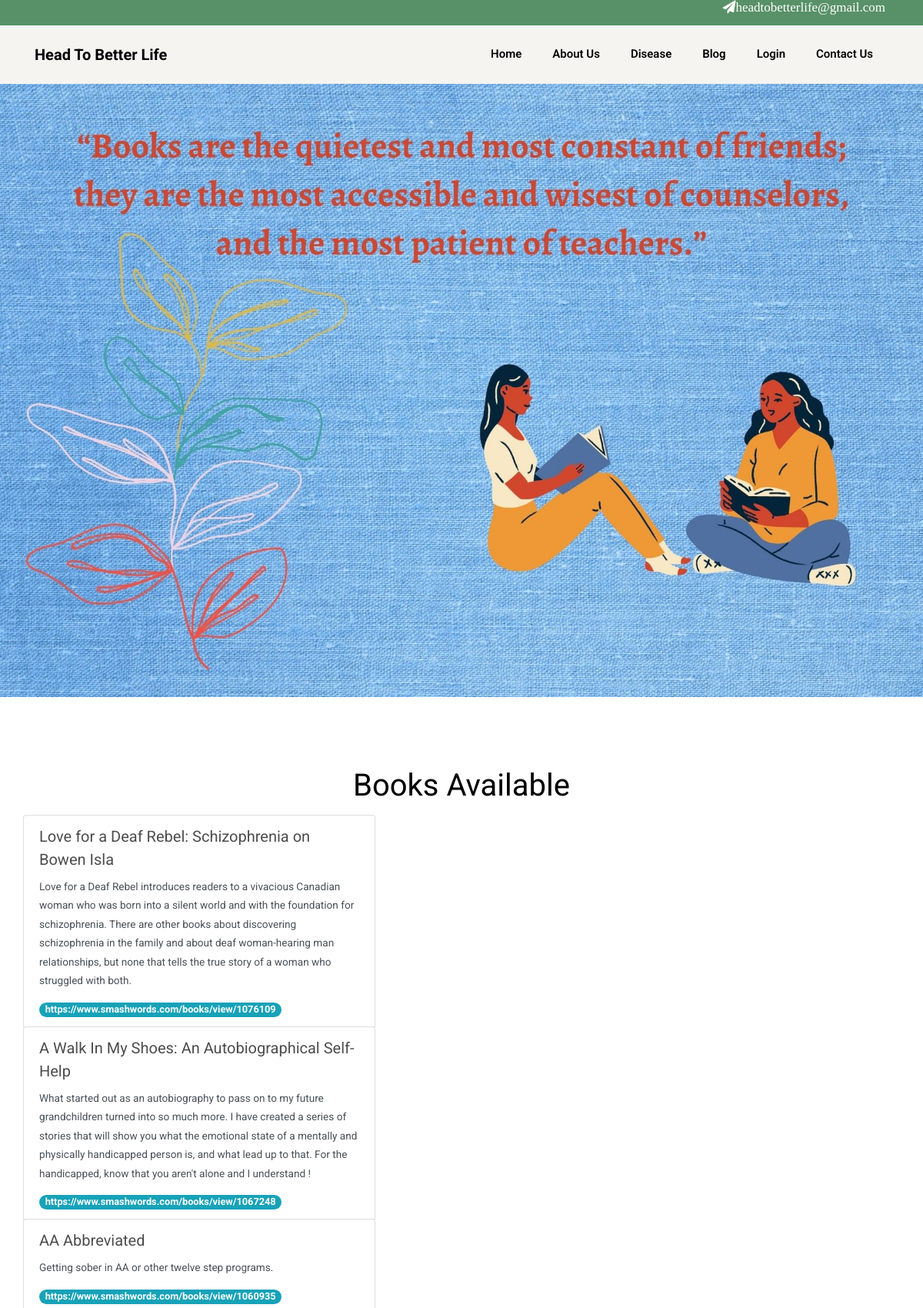
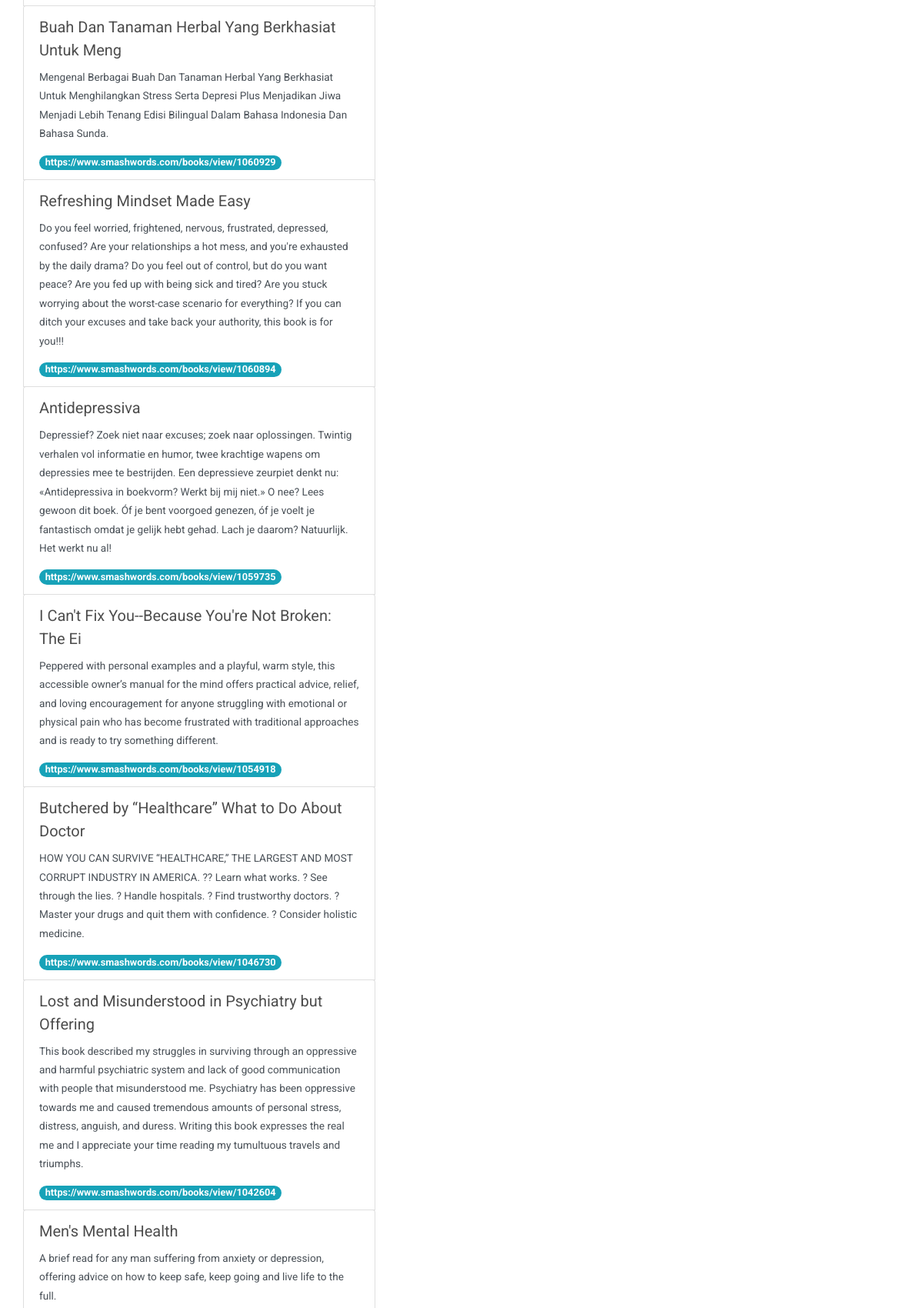
Screenshot of /book.php (upper part) with the database file from the repository (2 pictures, top to bottom).
### tables this page shows
CREATE TABLE `books` (
  `S.NO.` int(200) NOT NULL,
  `BOOK_NAME` varchar(50) NOT NULL,
  `ABSTRACT` varchar(500) NOT NULL,
  `URL` varchar(100) NOT NULL
);

### book.php (the view, shortened to what this page needs)
<?php  session_start();
if(isset($_SESSION['username']) && !empty($_SESSION['username']))
{
    include './partials/_usernav.php';
}
else
{
    include './partials/_header.php' ;
}
?>
<!DOCTYPE html>
<html lang="en">
<head>
    <link rel="stylesheet" href="https://stackpath.bootstrapcdn.com/font-awesome/4.7.0/css/font-awesome.min.css">
    <link rel="stylesheet" href="css/animate.css">
    <link rel="stylesheet" href="css/owl.carousel.min.css">
    <link rel="stylesheet" href="css/owl.theme.default.min.css">
    <link rel="stylesheet" href="css/magnific-popup.css">
    <link rel="stylesheet" href="css/flaticon.css">
    <link rel="stylesheet" href="css/style.css">
</head>
<?php
    $server="localhost";
    $username="root";
    $password="";
    $database="headtobetterlife";
    $con= mysqli_connect($server,$username,$password,$database);
    $sql="select * from Books";
    $query= mysqli_query($con, $sql);
    ?>
<body>
<div class="hero-wrap " style="background-image: url('images/book.jpg');" data-stellar-background-ratio="0.5">
</div>
<div class="container" style="padding: 2rem 0rem; right: margin 10%;">
    <h1 style="text-align:center;color:black">Books Available</h1>
    <div class="row justify-content-between">
        <div class=" col-12 col-sm-8 col-lg-5 ">
        <?php
while($row = mysqli_fetch_array($query))
{
    $name = $row['BOOK_NAME'];
    $abst = $row['ABSTRACT'];
    $url = $row['URL'];
    ?>
  <div class="list-group">
  <a href="<?php echo $url; ?> " class="list-group-item list-group-item-action d-flex justify-content-between align-items-center">
      <div class="flex-column">
   <h5>  <?php echo $name; ?>  </h5>
          <p><small><?php echo $abst; ?> </small></p>
          <span class="badge badge-info badge-pill"><?php echo $url; ?></span>
      </div>
  </a>
                <?php
} ?>
        </div>
        </div>
        </div>
    </div>
</body>
</html>

### rows the page displays
books: BOOK_NAME "Love for a Deaf Rebel: Schizophrenia on Bowen Isla", ABSTRACT "Love for a Deaf Rebel introduces readers to a vivacious Canadian woman who was born into a silent world and with the foundation for schizophrenia. There are other books about discovering schizophrenia in the family and about deaf woman-hearing man relationships, but none that tells the true story of a woman who struggled with both.", URL "https://www.smashwords.com/books/view/1076109"
books: BOOK_NAME "A Walk In My Shoes: An Autobiographical Self-Help", ABSTRACT "What started out as an autobiography to pass on to my future grandchildren turned into so much more. I have created a series of stories that will show you what the emotional state of a mentally and physically handicapped person is, and what lead up to that. For the handicapped, know that you aren't alone and I understand !", URL "https://www.smashwords.com/books/view/1067248"
books: BOOK_NAME "AA Abbreviated", ABSTRACT "Getting sober in AA or other twelve step programs.", URL "https://www.smashwords.com/books/view/1060935"
books: BOOK_NAME "Buah Dan Tanaman Herbal Yang Berkhasiat Untuk Meng", ABSTRACT "Mengenal Berbagai Buah Dan Tanaman Herbal Yang Berkhasiat Untuk Menghilangkan Stress Serta Depresi Plus Menjadikan Jiwa Menjadi Lebih Tenang Edisi Bilingual Dalam Bahasa Indonesia Dan Bahasa Sunda.", URL "https://www.smashwords.com/books/view/1060929"
books: BOOK_NAME "Refreshing Mindset Made Easy", ABSTRACT "Do you feel worried, frightened, nervous, frustrated, depressed, confused? Are your relationships a hot mess, and you're exhausted by the daily drama? Do you feel out of control, but do you want peace? Are you fed up with being sick and tired? Are you stuck worrying about the worst-case scenario for everything? If you can ditch your excuses and take back your authority, this book is for you!!!", URL "https://www.smashwords.com/books/view/1060894"
books: BOOK_NAME "Antidepressiva", ABSTRACT "Depressief? Zoek niet naar excuses; zoek naar oplossingen. Twintig verhalen vol informatie en humor, twee krachtige wapens om depressies mee te bestrijden. Een depressieve zeurpiet denkt nu: «Antidepressiva in boekvorm? Werkt bij mij niet.» O nee? Lees gewoon dit boek. Óf je bent voorgoed genezen, óf je voelt je fantastisch omdat je gelijk hebt gehad. Lach je daarom? Natuurlijk. Het werkt nu al!", URL "https://www.smashwords.com/books/view/1059735"
books: BOOK_NAME "I Can't Fix You--Because You're Not Broken: The Ei", ABSTRACT "Peppered with personal examples and a playful, warm style, this accessible owner’s manual for the mind offers practical advice, relief, and loving encouragement for anyone struggling with emotional or physical pain who has become frustrated with traditional approaches and is ready to try something different.", URL "https://www.smashwords.com/books/view/1054918"
books: BOOK_NAME "Butchered by “Healthcare” What to Do About Doctor", ABSTRACT "HOW YOU CAN SURVIVE “HEALTHCARE,” THE LARGEST AND MOST CORRUPT INDUSTRY IN AMERICA. ?? Learn what works. ? See through the lies. ? Handle hospitals. ? Find trustworthy doctors. ? Master your drugs and quit them with confidence. ? Consider holistic medicine.", URL "https://www.smashwords.com/books/view/1046730"
books: BOOK_NAME "Lost and Misunderstood in Psychiatry but Offering", ABSTRACT "This book described my struggles in surviving through an oppressive and harmful psychiatric system and lack of good communication with people that misunderstood me. Psychiatry has been oppressive towards me and caused tremendous amounts of personal stress, distress, anguish, and duress. Writing this book expresses the real me and I appreciate your time reading my tumultuous travels and triumphs.", URL "https://www.smashwords.com/books/view/1042604"
books: BOOK_NAME "Men's Mental Health", ABSTRACT "A brief read for any man suffering from anxiety or depression, offering advice on how to keep safe, keep going and live life to the full."
